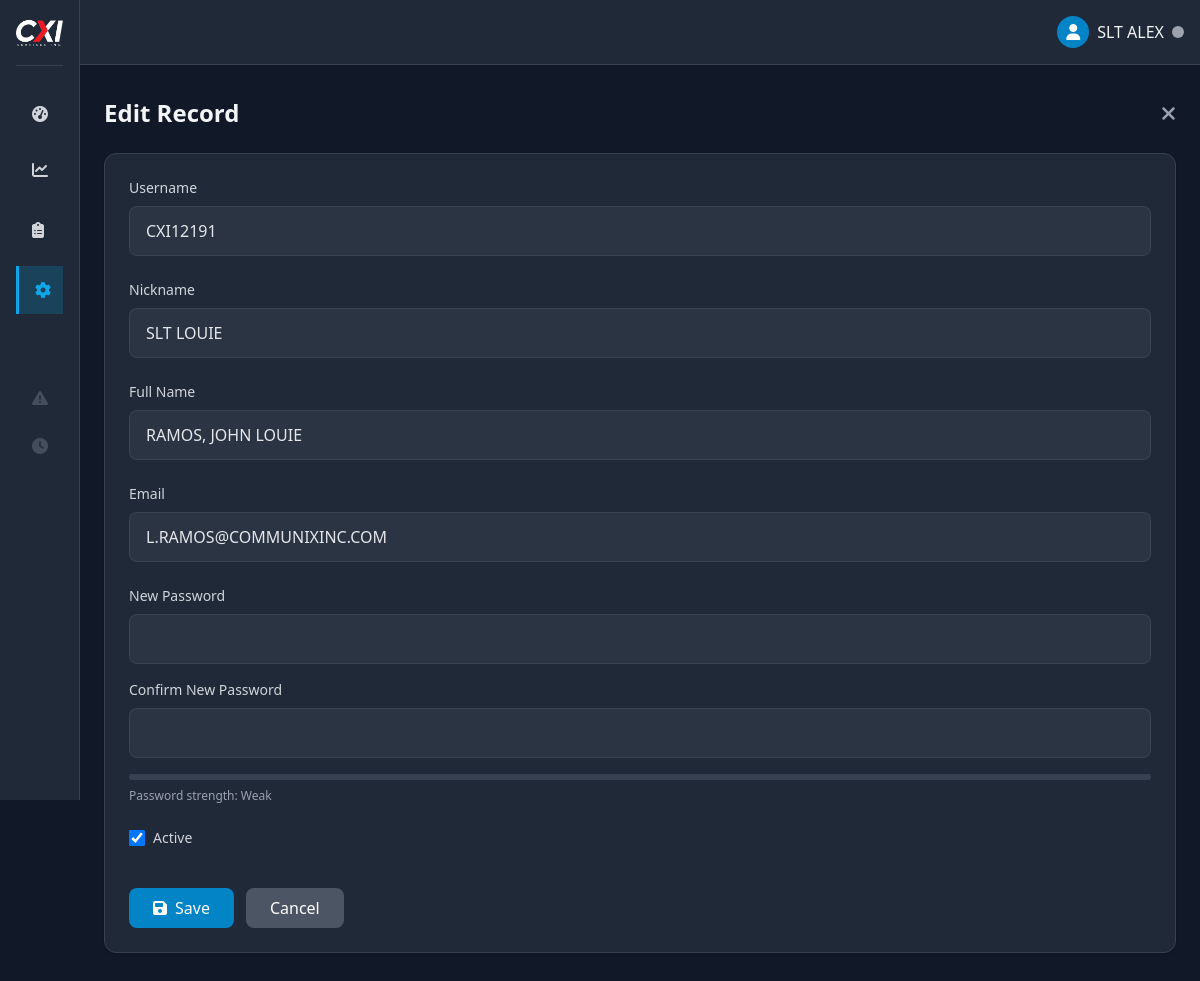
The page /admin/profile.php?id=62&type=users (signed in) on the database its author committed.
### tables this page shows
CREATE TABLE `users` (
  `id` int(11) NOT NULL,
  `username` varchar(50) NOT NULL,
  `fullname` varchar(100) NOT NULL,
  `sub_name` varchar(50) NOT NULL,
  `password` varchar(255) NOT NULL,
  `slt_email` varchar(100) NOT NULL,
  `created_at` timestamp NOT NULL DEFAULT current_timestamp(),
  `login_attempts` int(11) DEFAULT 0,
  `last_failed_login` timestamp NULL DEFAULT NULL,
  `locked_until` timestamp NULL DEFAULT NULL,
  `role` enum('user','admin') DEFAULT 'admin',
  `is_active` tinyint(1) NOT NULL DEFAULT 1,
  `last_activity` timestamp NULL DEFAULT NULL,
  `last_modified` timestamp NULL DEFAULT current_timestamp() ON UPDATE current_timestamp()
);

### admin/profile.php (the view, shortened to what this page needs)
<?php
require_once '../includes/functions.php';
$action = isset($_GET['action']) ? $_GET['action'] : '';
$userId = isset($_GET['id']) ? (int)$_GET['id'] : 0;
$type = isset($_GET['type']) ? $_GET['type'] : (isset($_POST['type']) ? $_POST['type'] : 'users');
$record = null;
if ($userId > 0) {
    try {
        $table = ($type === 'management') ? 'management' : (($type === 'operations') ? 'operations_managers' : 'users');
        $stmt = $pdo->prepare("SELECT * FROM $table WHERE id = ?");
        $stmt->execute([$userId]);
        $record = $stmt->fetch();
    } catch (PDOException $e) {
        $_SESSION['error'] = "Error fetching data: " . $e->getMessage();
        redirect('users.php?tab=' . $type);
    }
} elseif ($action !== 'create') {
    redirect('users.php?tab=' . $type);
}
require_once '../components/layout.php';
?>
<div class="pt-2 min-h-screen">
    <main class="p-6">
        <div class="flex justify-between items-center mb-6">
            <h1 class="text-2xl font-bold"><?= $userId ? 'Edit Record' : 'Add New Record' ?></h1>
            <a href="users.php?tab=<?= $type ?>" class="text-gray-400 hover:text-white">
                <i class="fas fa-times fa-lg"></i>
            </a>
        </div>
        <div class="bg-gray-800 rounded-xl border border-gray-700 p-6 shadow">
            <form method="POST">
                <div class="space-y-6">
                    <?php if ($type === 'users'): ?>
                        <?php if ($userId): ?>
                            <div>
                                <label for="username_ed" class="block text-sm font-medium text-gray-300 mb-2">Username</label>
                                <input type="text" style="text-transform: uppercase;" class="w-full px-4 py-3 bg-gray-700/50 border border-gray-600/50 rounded-lg text-gray-200" id="username_ed" name="username_ed" value="<?= htmlspecialchars($record['username']) ?>" required>
                            </div>
                            <div>
                                <label for="nickname_ed" class="block text-sm font-medium text-gray-300 mb-2">Nickname</label>
                                <input type="text" style="text-transform: uppercase;" class="w-full px-4 py-3 bg-gray-700/50 border border-gray-600/50 rounded-lg text-gray-200" id="nickname_ed" name="nickname_ed" value="<?= htmlspecialchars($record['sub_name']) ?>" required>
                            </div>
                            <div>
                                <label for="fullname_ed" class="block text-sm font-medium text-gray-300 mb-2">Full Name</label>
                                <input type="text" style="text-transform: uppercase;" class="w-full px-4 py-3 bg-gray-700/50 border border-gray-600/50 rounded-lg text-gray-200" id="fullname_ed" name="fullname_ed" value="<?= htmlspecialchars($record['fullname']) ?>" required>
                            </div>
                            <div>
                                <label for="slt_email_ed" class="block text-sm font-medium text-gray-300 mb-2">Email</label>
                                <input type="email" class="w-full px-4 py-3 bg-gray-700/50 border border-gray-600/50 rounded-lg text-gray-200" id="slt_email_ed" name="slt_email_ed" value="<?= htmlspecialchars($record['slt_email']) ?>" required>
                            </div>
                            <div class="space-y-4">
                                <div>
                                    <label for="new_password" class="block text-sm font-medium text-gray-300 mb-2">New Password</label>
                                    <input type="password" class="w-full px-4 py-3 bg-gray-700/50 border border-gray-600/50 rounded-lg text-gray-200" id="new_password" name="new_password">
                                </div>
                                <div>
                                    <label for="confirm_password" class="block text-sm font-medium text-gray-300 mb-2">Confirm New Password</label>
                                    <input type="password" class="w-full px-4 py-3 bg-gray-700/50 border border-gray-600/50 rounded-lg text-gray-200" id="confirm_password" name="confirm_password">
                                </div>
                                <div class="space-y-2">
                                    <div class="h-1.5 w-full bg-gray-700 rounded-full overflow-hidden">
                                    </div>
                                    <p class="text-xs text-gray-400">Password strength: <span id="strength-text">Weak</span></p>
                                </div>
                            </div>
                            <div class="flex items-center">
                                <input type="checkbox" id="is_active" name="is_active"
                                    class="w-4 h-4 text-primary-600 bg-gray-700 border-gray-600 rounded focus:ring-primary-500 focus:ring-2"
                                    <?= $userId && $record['is_active'] ? 'checked' : '' ?> checked>
                                <label for="is_active" class="ml-2 text-sm font-medium text-gray-300">Active</label>
                            </div>
                        <?php endif; ?>
                    <?php endif; ?>
                    <div class="flex space-x-3 pt-4">
                        <button type="submit" class="bg-primary-600 hover:bg-primary-700 text-white px-6 py-2 rounded-lg flex items-center">
                            <i class="fas fa-save mr-2"></i> Save
                        </button>
                        <a href="users.php?tab=<?= $type ?>" class="bg-gray-600 hover:bg-gray-700 text-white px-6 py-2 rounded-lg flex items-center">
                            Cancel
                        </a>
                    </div>
                </div>
            </form>
        </div>
    </main>
</div>

### rows shown on the page
users: username_ed "CXI12191", nickname_ed "SLT LOUIE", fullname_ed "RAMOS, JOHN LOUIE", slt_email_ed "L.RAMOS@COMMUNIXINC.COM", is_active "☑"

### other values the page prints
$_SESSION['nickname'] "SLT ALEX"
